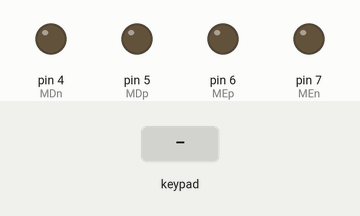
Simulated run of this sketch. Board: Arduino Uno, built with avr-gcc and run on an emulated ATmega328P. On the bench: output pins drawn as LEDs (lit = HIGH). The inputs (shaded band) are chosen by the test bench.

Above: at 1.2 s.
1.3 s: key 'U' pressed
At 1.5 s:
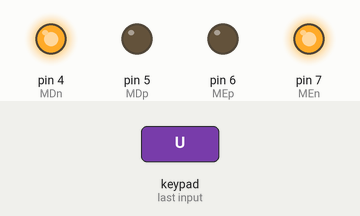
3.2 s: key 'D' pressed
At 3.4 s:
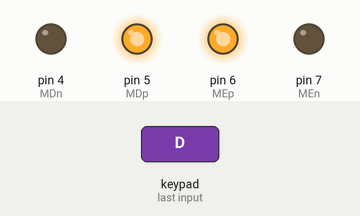
5.1 s: key 'L' pressed
At 5.3 s:
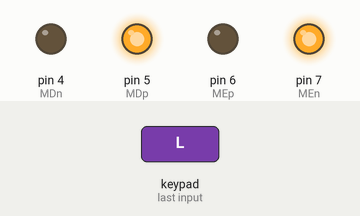
7.0 s: key 'R' pressed
At 7.2 s:
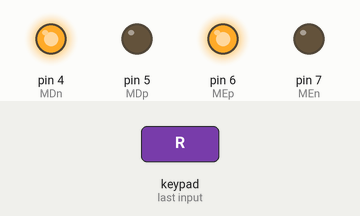
Timing chart, 0 to 9.9 s (numbered marks = the images above; inputs shaded):
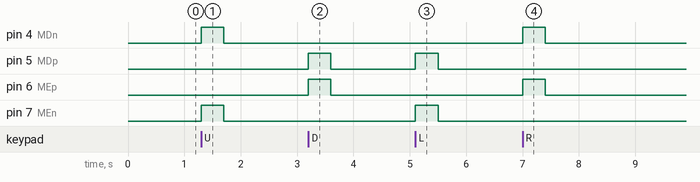

Measured:
- after the input at 1.3 s, pin 4 (MDn), pin 7 (MEn): LOW → HIGH at once, → LOW 0.40 s later
- after the input at 3.2 s, pin 5 (MDp), pin 6 (MEp): LOW → HIGH at once, → LOW 0.40 s later
- after the input at 5.1 s, pin 5 (MDp), pin 7 (MEn): LOW → HIGH at once, → LOW 0.40 s later
- after the input at 7.0 s, pin 4 (MDn), pin 6 (MEp): LOW → HIGH at once, → LOW 0.40 s later

The sketch:

RoboControleBluetoohDabble.ino
```cpp
/*
Aqui é onde fazemos as definições dos pinos e variaveis usadas no codigo
*/
#define CUSTOM_SETTINGS
#define INCLUDE_GAMEPAD_MODULE
#define echoPin 0
#define trigPin 1
#define MDn 4
#define MDp 5
#define MEp 6
#define MEn 7
long duration;
int distance;
/*
Esse include faz a função de puxar a biblioteca pra que ela faça parte do codigo e possa ser usada e chamada no decorrer do mesmo. !!Lembrete, no arquivo de texto tem o link pra baixar a biblioteca e se ela n for
incluida na IDE, não é possiver utilizar-lá!!
*/
#include <Dabble.h>

int speed = 100,PWMspeed;

void Move(){
  //Move é a função de movimento, ela usa o GamePad que é um obj vindo do Dabble pra realizar testes nas entradas no aplicativo,
  //fazendo com que ao controlar ele remotamente ele saiba qual tecla esta sendo pressionada
  if (GamePad.isUpPressed())
  {
    digitalWrite(MDp,LOW);
    digitalWrite(MEp,LOW);
    digitalWrite(MEn,HIGH);
    digitalWrite(MDn,HIGH);
  }
  else if (GamePad.isDownPressed())
  {
    digitalWrite(MDp,HIGH);
    digitalWrite(MEp,HIGH);
    digitalWrite(MEn,LOW);
    digitalWrite(MDn,LOW);
  }
  else if (GamePad.isLeftPressed())
  {
    digitalWrite(MDp,HIGH);
    digitalWrite(MEp,LOW);
    digitalWrite(MEn,HIGH);
    digitalWrite(MDn,LOW);
  }
  else if (GamePad.isRightPressed())
  {
    digitalWrite(MDp,LOW);
    digitalWrite(MEp,HIGH);
    digitalWrite(MEn,LOW);
    digitalWrite(MDn,HIGH);
  }
  else{
    digitalWrite(MDp,LOW);
    digitalWrite(MEp,LOW);
    digitalWrite(MEn,LOW);
    digitalWrite(MDn,LOW);
  }
}

void echo(){
  //Echo é a função ligada ao HCSR-04, o qual não é utilizada nesse progama!

  //Emitir pulso 10us no trigger
  digitalWrite(trigPin, LOW);
  delayMicroseconds(2);
  digitalWrite(trigPin, HIGH);
  delayMicroseconds(10);
  digitalWrite(trigPin, LOW);

  // Mede o tempo de duração do pulso de eco
  duration = pulseIn(echoPin, HIGH);

  // Calcula a distância em centímetros
  distance = duration * 0.034 / 2;

  //Imprime a diancia no serial
  Serial.print("Distancia: ");
  Serial.print(distance);
  Serial.println(" cm");
}

void setup() {
  // Aqui no setup, temos a parte do codigo que será executado uma unica vez, e ela é responsavel por inicializar certos parametros do codigo pra que o progama os acesse conforme a necessidade
  Serial.begin(250000);
  Dabble.begin(9600);
  pinMode(MDn,OUTPUT);
  pinMode(MDp,OUTPUT);
  pinMode(MEp,OUTPUT);
  pinMode(MEn,OUTPUT);
  pinMode(trigPin, OUTPUT);
  pinMode(echoPin, INPUT);

  PWMspeed = map(speed,0,100,0,1023);
}

void loop() {
  //Loop é a parte do codigo que ficara em execução constante
  Dabble.processInput();
  Move();
}
```
